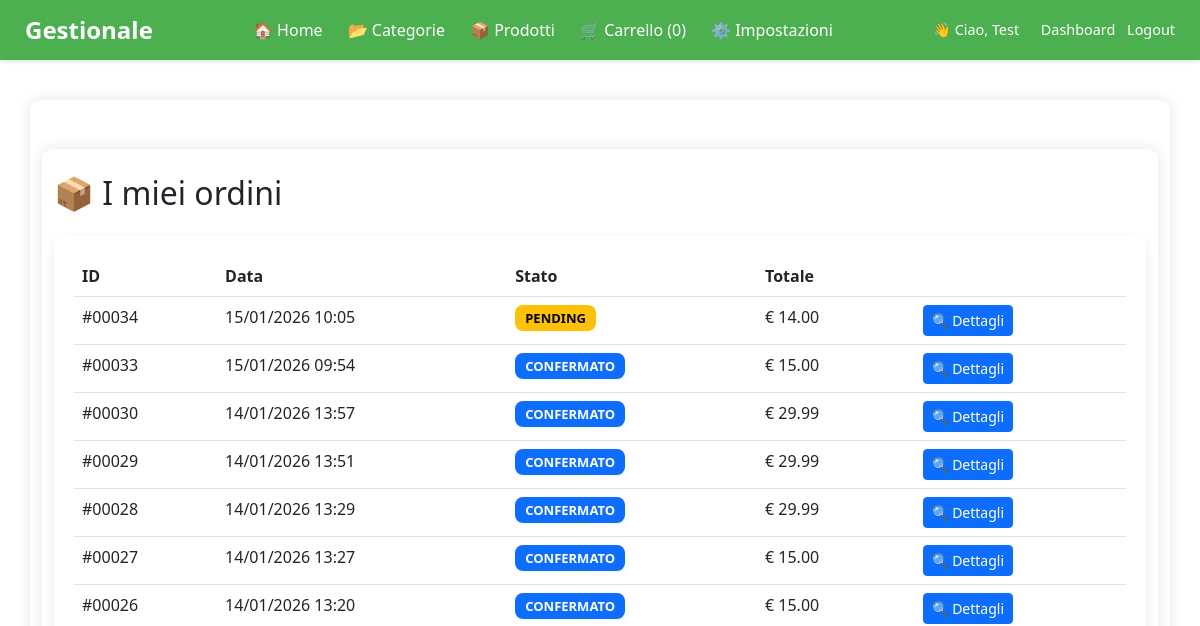
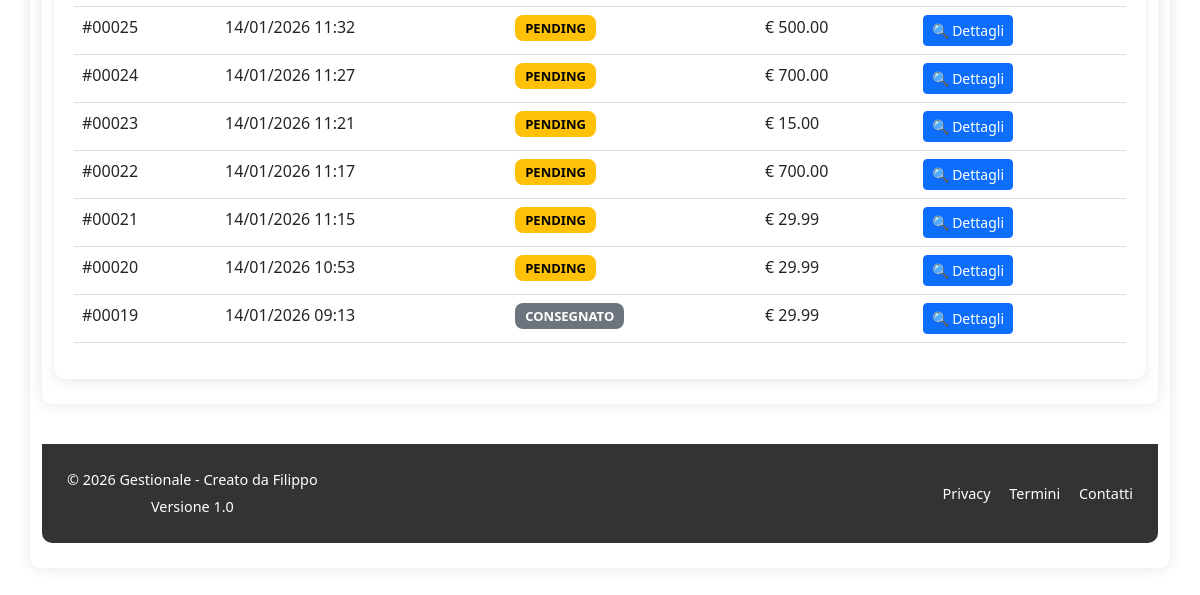
Before: /ordini (signed in) with the older database file (2 pictures, top to bottom).
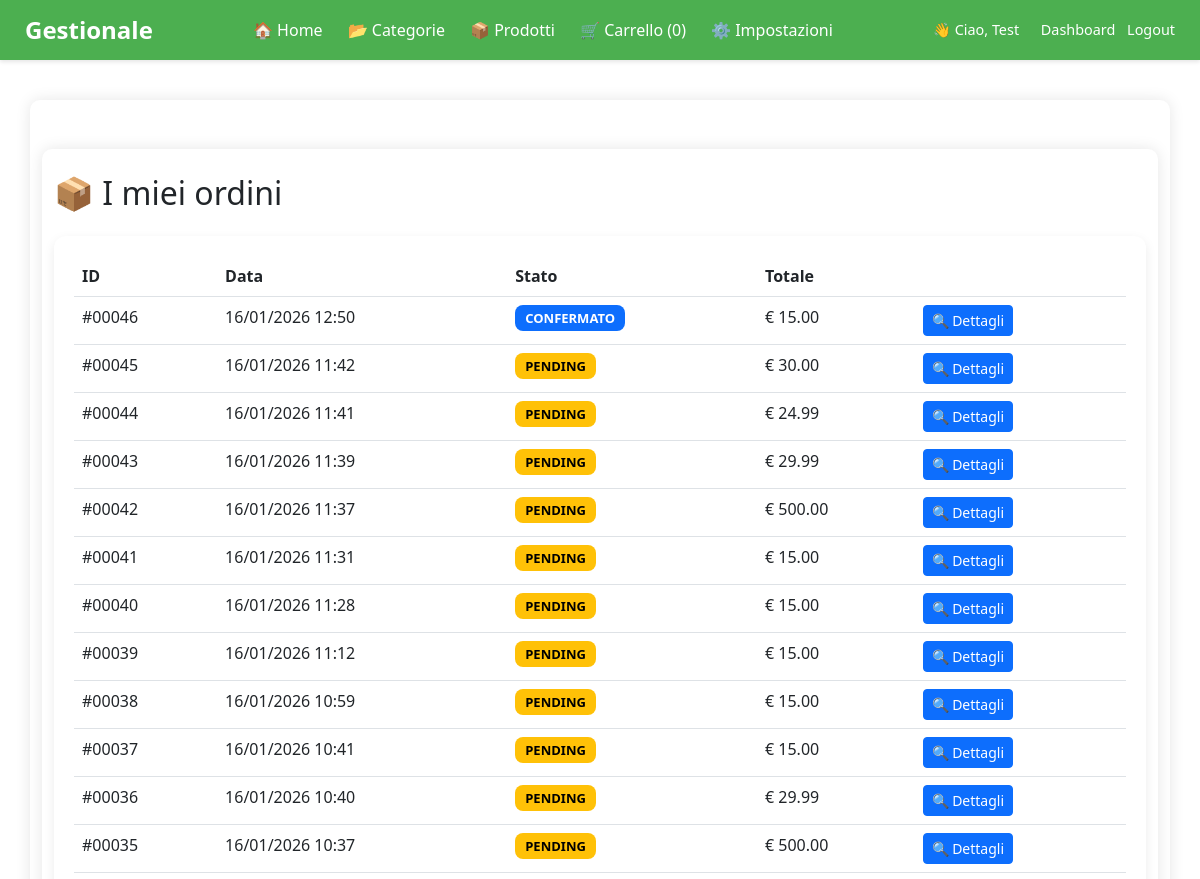
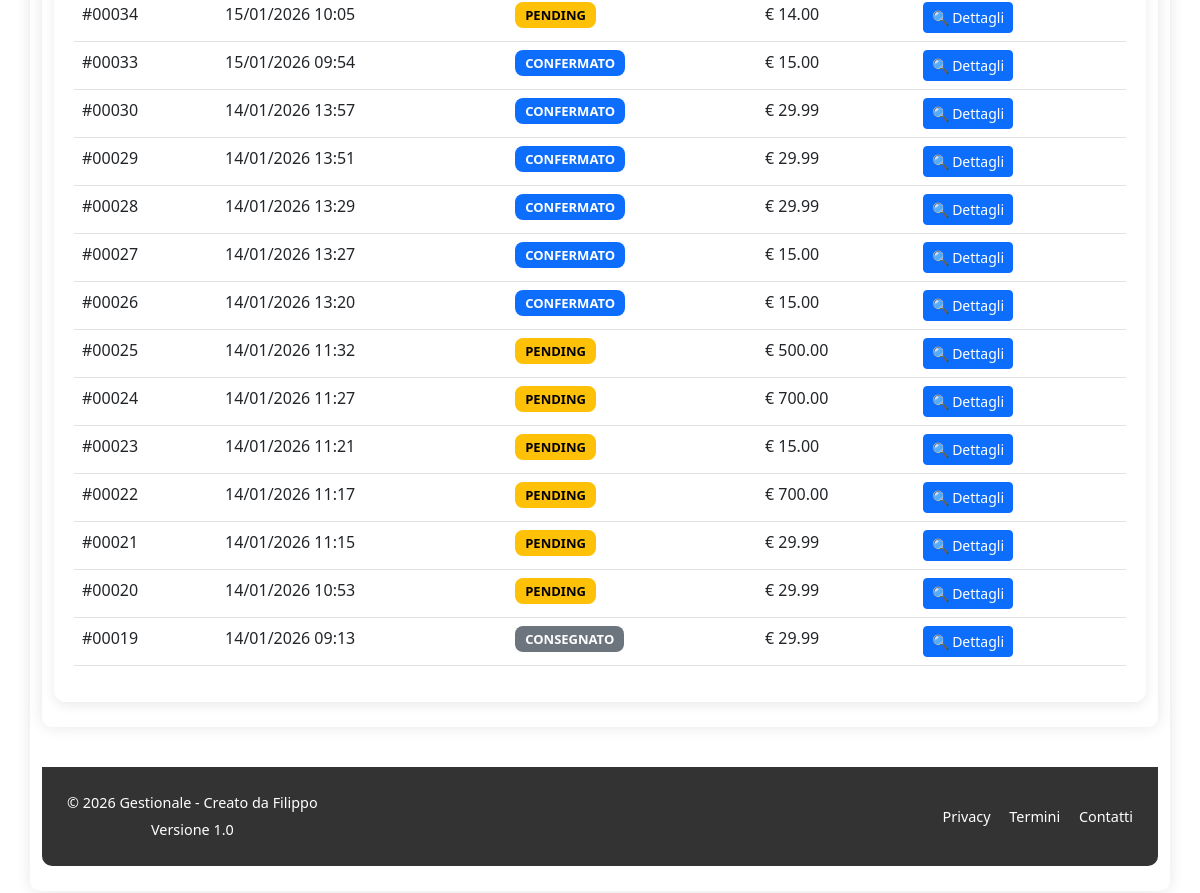
After: the same page with the newer database file (2 pictures, top to bottom).
### app/models.py (models this page shows, shortened)
class User(UserMixin, db.Model):
    id = db.Column(db.Integer, primary_key=True)
    username = db.Column(db.String(80), unique=True, nullable=False)
    email = db.Column(db.String(120), unique=True, nullable=False)
    password_hash = db.Column(db.String(200), nullable=False)
    ruolo = db.Column(db.String(20), nullable=False, default="CLIENTE")  # CLIENTE, FORNITORE, ADMIN
    ragione_sociale = db.Column(db.String(100))
    partita_iva = db.Column(db.String(20))
    telefono = db.Column(db.String(20))
    prodotti = db.relationship(
        'Prodotto',
        secondary=fornitore_prodotto,
        back_populates='fornitori'
    )

class Ordine(db.Model):
    id = db.Column(db.Integer, primary_key=True)
    cliente_id = db.Column(db.Integer, db.ForeignKey('user.id'), nullable=False)
    data_ordine = db.Column(db.DateTime, default=datetime.utcnow)
    stato = db.Column(db.String(20), default='PENDING')  # PENDING, CONFERMATO, SPEDITO, CONSEGNATO
    totale = db.Column(db.Numeric(10, 2), default=0)
    note = db.Column(db.Text)
    cliente = db.relationship('User', backref='ordini')
    dettagli = db.relationship('OrdineDettaglio', backref='ordine', cascade="all, delete-orphan")
    nome = db.Column(db.String(100))
    cognome = db.Column(db.String(100))
    indirizzo = db.Column(db.String(200))
    citta = db.Column(db.String(100))
    cap = db.Column(db.String(20))
    provincia = db.Column(db.String(100))
    telefono = db.Column(db.String(30))
    email = db.Column(db.String(100))
    pagato = db.Column(db.Boolean, default=False)
    stripe_session_id = db.Column(db.String(100))

### app/routes.py (the view)
@main.route('/ordini')
@login_required
def i_miei_ordini():
    ordini = Ordine.query.filter_by(cliente_id=current_user.id).order_by(Ordine.data_ordine.desc()).all()
    return render_template('ordini/ordini_clienti.html', ordini=ordini)

### app/__init__.py (called while the page is built)
def create_app():
    app = Flask(__name__)
    env = os.getenv('FLASK_ENV', 'development')
    app.config.from_object(config[env])
    stripe.api_key = app.config['STRIPE_SECRET_KEY']
    mail.init_app(app)
    db.init_app(app)
    migrate.init_app(app, db)
    login_manager.init_app(app)
    from app.models import User
    @login_manager.user_loader
    def load_user(user_id):
        return User.query.get(int(user_id))
    from app.auth.routes import auth
    app.register_blueprint(auth)
    from app.webhook import webhook_bp
    app.register_blueprint(webhook_bp)
    from app.routes import main
    app.register_blueprint(main)
    return app

### app/templates/ordini/ordini_clienti.html (shortened to what this page needs)
{% extends 'layout/base.html' %}
{% block content %}
<div class="container mt-4">
    <h2 class="mb-4">📦 I miei ordini</h2>
    {% if ordini %}
        <div class="order-card">
            <table class="table">
                <thead>
                    <tr>
                        <th>ID</th>
                        <th>Data</th>
                        <th>Stato</th>
                        <th>Totale</th>
                        <th></th>
                    </tr>
                </thead>
                <tbody>
                    {% for ordine in ordini %}
                    <tr>
                        <td>#{{ "%05d"|format(ordine.id) }}</td>
                        <td>{{ ordine.data_ordine.strftime('%d/%m/%Y %H:%M') }}</td>
                        <td>
                            {% set s = ordine.stato.lower() %}
                            <span class="status-badge {{ s }}">
                                {{ ordine.stato }}
                            </span>
                        </td>
                        <td>€ {{ ordine.totale }}</td>
                        <td>
                            <a href="{{ url_for('main.dettaglio_ordine', id=ordine.id) }}"
                               class="btn btn-sm btn-primary">
                                🔍 Dettagli
                            </a>
                        </td>
                    </tr>
                    {% endfor %}
                </tbody>
            </table>
        </div>
    {% else %}
        <p class="text-muted">Non hai ancora effettuato ordini.</p>
    {% endif %}
</div>
{% endblock %}

### app/templates/layout/base.html (shortened to what this page needs)
<!DOCTYPE html>
<html lang="it">
<head>
    <link rel="stylesheet" href="{{ url_for('static', filename='style.css') }}">
    <link href="https://cdn.jsdelivr.net/npm/bootstrap@5.2.3/dist/css/bootstrap.min.css" rel="stylesheet">
</head>
<body>
    <nav class="navbar-desktop">
        <div class="navbar-container">
            <a href="{{ url_for('main.home') }}" class="nav-logo">Gestionale</a>
            <ul class="nav-links">
                <li><a href="{{ url_for('main.home') }}">🏠 Home</a></li>
                <li><a href="{{ url_for('main.categorie') }}" class="activate">📂 Categorie</a></li>
                <li><a href="{{ url_for('main.prodotti') }}">📦 Prodotti</a></li>
                {% if current_user.is_authenticated and current_user.ruolo == 'CLIENTE' %}
                <li>
                    <a href="{{ url_for('main.cart_view') }}">
                        🛒 Carrello
                        ({{ session.get('cart')|length if session.get('cart') else 0 }})
                    </a>
                </li>
                {% endif %}
                <li><a href="#">⚙️ Impostazioni</a></li>
            </ul>
            <div class="nav-auth">
                {% if current_user.is_authenticated %}
                    <span class="me-2">👋 Ciao, {{ current_user.username }}</span>
                    {% if current_user.ruolo == 'ADMIN' %}
                        <a href="{{ url_for('main.dashboard_admin') }}">Dashboard</a>
                    {% elif current_user.ruolo == 'FORNITORE' %}
                        <a href="{{ url_for('main.dashboard_fornitore') }}">Dashboard</a>
                    {% elif current_user.ruolo == 'CLIENTE' %}
                        <a href="{{ url_for('main.dashboard_cliente') }}">Dashboard</a>
                    {% endif %}
                    <a href="{{ url_for('auth.logout') }}" class="ms-2">Logout</a>
                {% else %}
                    <a href="{{ url_for('auth.login') }}">Accedi</a> |
                    <a href="{{ url_for('auth.register') }}">Registrati</a>
                {% endif %}
            </div>
        </div>
    </nav>
    <div class="container">
        <main>
            {% block content %}{% endblock %}
        </main>
        <footer class="footer">
            <div class="footer-container">
                <div class="footer-left">
                    <p>© 2026 Gestionale - Creato da Filippo</p>
                    <p>Versione 1.0</p>
                </div>
                <div class="footer-right">
                    <a href="#">Privacy</a>
                    <a href="#">Termini</a>
                    <a href="#">Contatti</a>
                </div>
            </div>
        </footer>
    </div>
</body>
</html>

### app/static/style.css (style rules this page uses)
body { font-family: Arial, sans-serif; margin: 0; background-color: #f4f4f4; }
.container { max-width: 900px; margin: 40px auto; background: white; padding: 25px; border-radius: 10px; box-shadow: 0 0 15px rgba(0,0,0,0.1); }
header, footer { background-color: #333; color: white; text-align: center; }
.footer { background-color: #333; color: white; padding: 20px 25px; margin-top: 40px; border-radius: 0 0 10px 10px; font-size: 0.9rem; }
.footer-container { display: flex; justify-content: space-between; align-items: center; flex-wrap: wrap; }
.footer-left p { margin: 5px 0; }
.footer-right a { color: white; text-decoration: none; margin-left: 15px; font-weight: 500; }
.navbar-desktop { background-color: #4CAF50; padding: 12px 25px; color: white; box-shadow: 0 2px 4px rgba(0,0,0,0.1); position: sticky; top: 0; z-index: 1000; }
.navbar-container { display: flex; justify-content: space-between; align-items: center; }
.nav-logo { font-size: 1.5rem; font-weight: bold; color: white; text-decoration: none; }
.nav-links { list-style: none; display: flex; gap: 25px; margin: 0; padding: 0; }
.nav-links li a { color: white; text-decoration: none; font-weight: 500; font-size: 1rem; }
.nav-auth { font-size: 0.9rem; }
.nav-auth a { color: white; text-decoration: none; margin-left: 10px; }
.btn { background-color: #007bff; color: white; padding: 10px 20px; border: none; border-radius: 4px; cursor: pointer; }
.btn-primary { background-color: #007bff; color: white; padding: 8px 15px; border-radius: 5px; text-decoration: none; }
.btn { padding: 10px 18px; font-size: 16px; border: none; border-radius: 4px; cursor: pointer; text-decoration: none; display: inline-block; background-color: green; }
.status-badge { padding: 4px 10px; border-radius: 8px; font-size: 13px; font-weight: 600; color: white; }
.pending { background: #ffc107; color: black; }
.confermato { background: #0d6efd; }
.consegnato { background: #6c757d; }

### app/templates/ordini/ordini_clienti.html (style rules this page uses)
.order-card { background: #ffffff; border-radius: 12px; padding: 20px; box-shadow: 0 4px 12px rgba(0,0,0,0.08); transition: 0.2s ease; }
.status-badge { padding: 4px 10px; border-radius: 8px; font-size: 13px; font-weight: 600; color: white; }
.pending { background: #ffc107; color: black; }
.confermato { background: #0d6efd; }
.consegnato { background: #6c757d; }

Changed rows visible on the page:
added Ordine: id "00046", data_ordine "16/01/2026 12:50", stato "CONFERMATO", totale "15.00"
added Ordine: id "00045", data_ordine "16/01/2026 11:42", stato "PENDING", totale "30.00"
added Ordine: id "00044", data_ordine "16/01/2026 11:41", stato "PENDING", totale "24.99"
added Ordine: id "00043", data_ordine "16/01/2026 11:39", stato "PENDING", totale "29.99"
added Ordine: id "00042", data_ordine "16/01/2026 11:37", stato "PENDING", totale "500.00"
added Ordine: id "00041", data_ordine "16/01/2026 11:31", stato "PENDING", totale "15.00"
added Ordine: id "00040", data_ordine "16/01/2026 11:28", stato "PENDING", totale "15.00"
added Ordine: id "00039", data_ordine "16/01/2026 11:12", stato "PENDING", totale "15.00"
added Ordine: id "00038", data_ordine "16/01/2026 10:59", stato "PENDING", totale "15.00"
added Ordine: id "00037", data_ordine "16/01/2026 10:41", stato "PENDING", totale "15.00"
added Ordine: id "00036", data_ordine "16/01/2026 10:40", stato "PENDING", totale "29.99"
added Ordine: id "00035", data_ordine "16/01/2026 10:37", stato "PENDING", totale "500.00"
